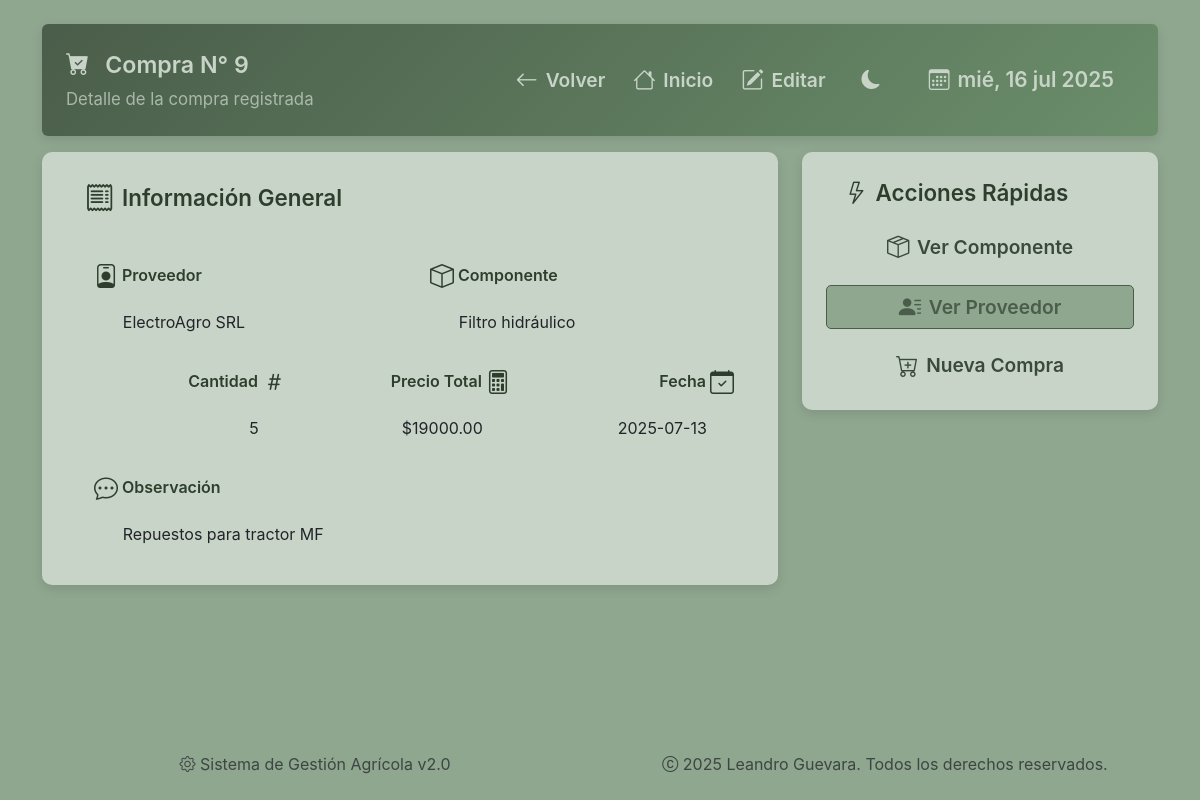
Page /compras/9 on the earlier database version.
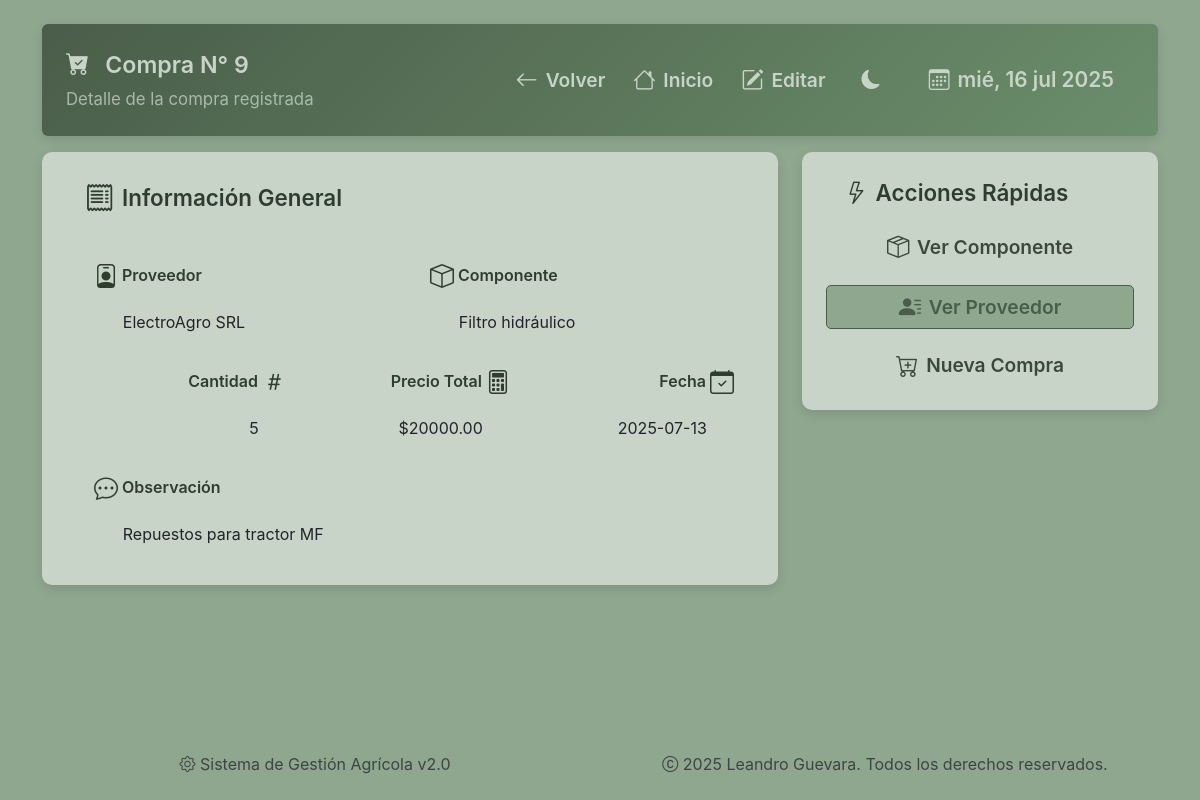
Same page on the later database version.
### sistema_gestion_agricola/models/proveedor.py (models this page shows)
class Compra(db.Model):
    __tablename__ = 'compras'
    ID_Compra = db.Column(db.Integer, primary_key=True, autoincrement=True)
    ID_Proveedor = db.Column(db.Integer, db.ForeignKey('proveedores.ID', ondelete='SET NULL'))
    ID_Componente = db.Column(db.Integer, db.ForeignKey('componentes.ID', ondelete='SET NULL'))
    Cantidad = db.Column(db.Integer)
    Precio_Unitario = db.Column(db.Float)
    Observacion = db.Column(db.String)
    Fecha = db.Column(db.DateTime, server_default=db.func.current_timestamp())

### sistema_gestion_agricola/routes/compras.py (the view)
@compras_bp.route('/<int:id_compra>')
def ver_compra(id_compra):
    conn = get_db_connection()
    compra = conn.execute('''
        SELECT
            c.ID_Compra,
            c.Cantidad,
            c.Precio_Unitario,
            c.Fecha,
            c.Observacion,
            p.ID AS ID_Proveedor,
            p.Nombre AS Nombre_Proveedor,
            comp.ID AS ID_Componente,
            comp.Nombre AS Nombre_Componente,
            comp.Tipo,
            comp.Foto
        FROM compras c
        LEFT JOIN proveedores p ON c.ID_Proveedor = p.ID
        LEFT JOIN componentes comp ON c.ID_Componente = comp.ID
        WHERE c.ID_Compra = ?
    ''', (id_compra,)).fetchone()
    conn.close()
    if compra is None:
        return render_template('404.html', message='Compra no encontrada'), 404
    return render_template('compras/ver.html', compra=compra)

### sistema_gestion_agricola/utils/db.py (called while the page is built)
def get_db_connection():
    conn = sqlite3.connect('sistema_gestion_agricola.db', timeout=10)
    conn.row_factory = sqlite3.Row
    return conn

### sistema_gestion_agricola/templates/compras/ver.html (shortened to what the changed rows need)
{% extends "base.html" %}
{% block content %}
<div class="page-wrapper">
    <div class="dashboard-header hidden-item p-4 mb-3 rounded">
        <div class="header-topbar">
            <div class="header-title">
                <h2 class="section-title"><i class="bi bi-cart-check-fill"></i> Compra N° {{ compra.ID_Compra }}</h2>
                <p class="section-subtitle d-none d-md-block opacity-75">Detalle de la compra registrada</p>
            </div>
        </div>
    </div>
    <div class="row g-4">
        <div class="col-lg-8">
            <div class="card-section hidden-item">
                <div class="row g-4" style="margin: 0.5em;">
                    <div class="col-md-4">
                        <label class="form-label fw-semibold text-end"> Cantidad
                            <i class="bi bi-hash"></i></label>
                        <div class="form-control-plaintext text-end">{{ compra.Cantidad }}</div>
                    </div>
                    <div class="col-md-4">
                        <label class="form-label fw-semibold text-end"> Precio Total
                            <i class="bi bi-calculator"></i></label>
                        <div class="form-control-plaintext text-end">
                            ${{ '%.2f' | format(compra.Cantidad * compra.Precio_Unitario) }}
                        </div>
                    </div>
                    <div class="col-md-4">
                        <label class="form-label fw-semibold text-end"> Fecha
                            <i class="bi bi-calendar-check"></i></label>
                        <div class="form-control-plaintext text-end">{{ compra.Fecha[:10] }}</div>
                    </div>
                    {% if compra.Observacion %}
                    <div class="col-md-12">
                        <label class="form-label fw-semibold">
                            <i class="bi bi-chat-dots"></i> Observación</label>
                        <div class="form-control-plaintext">{{ compra.Observacion }}</div>
                    </div>
                    {% endif %}
                </div>
            </div>
        </div>
    </div>
</div>
{% endblock %}

Differences in the rows shown:
changed Compra "Repuestos para tractor MF": compra.Cantidad*compra.Precio_Unitario "19000.00" → "20000.00"
